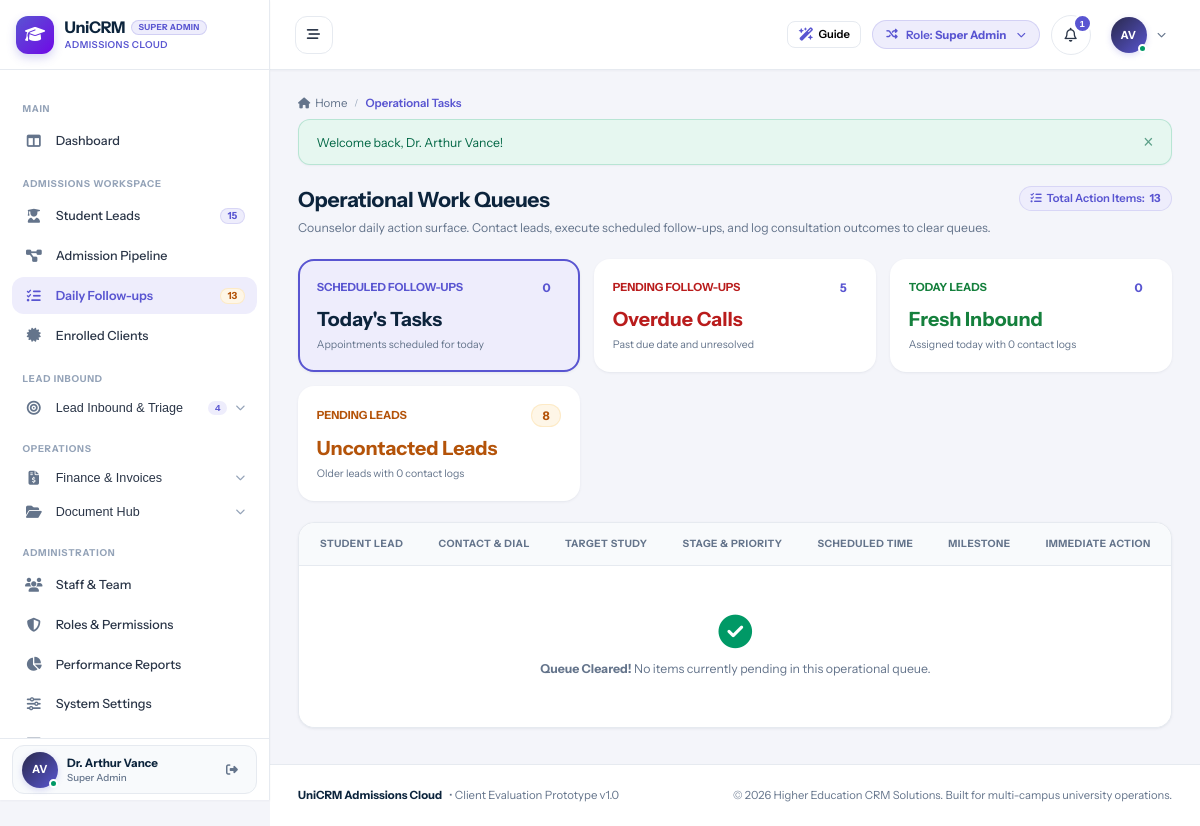
/tasks/index.php (signed in), run on the app's committed database.
### tables this page shows
CREATE TABLE `users` (
  `id` int(11) NOT NULL AUTO_INCREMENT,
  `branch_id` int(11) DEFAULT NULL,
  `role_id` int(11) NOT NULL,
  `manager_id` int(11) DEFAULT NULL,
  `reporting_manager_id` int(11) DEFAULT NULL,
  `name` varchar(150) NOT NULL,
  `email` varchar(150) NOT NULL,
  `password` varchar(255) NOT NULL,
  `phone` varchar(50) DEFAULT NULL,
  `designation` varchar(100) DEFAULT NULL,
  `avatar` varchar(255) DEFAULT NULL,
  `status` enum('Active','Inactive') DEFAULT 'Active',
  `created_at` datetime DEFAULT current_timestamp(),
  `updated_at` datetime DEFAULT NULL ON UPDATE current_timestamp(),
  PRIMARY KEY (`id`),
  UNIQUE KEY `email` (`email`),
  KEY `idx_branch` (`branch_id`),
  KEY `idx_role` (`role_id`),
  KEY `idx_manager` (`manager_id`)
);

CREATE TABLE `roles` (
  `id` int(11) NOT NULL AUTO_INCREMENT,
  `name` varchar(50) NOT NULL,
  `label` varchar(100) NOT NULL,
  `description` text DEFAULT NULL,
  `created_at` datetime DEFAULT current_timestamp(),
  PRIMARY KEY (`id`),
  UNIQUE KEY `name` (`name`)
);

### tasks/index.php (the view, shortened to what the rows shown need)
<?php
require_once __DIR__ . '/../config/database.php';
require_once __DIR__ . '/../config/helpers.php';
require_once __DIR__ . '/../includes/auth.php';
require_login();
$queue = $_GET['queue'] ?? 'scheduled';
include __DIR__ . '/../includes/header.php';
?>
<div class="page-header" style="display:flex; justify-content:space-between; align-items:flex-start; margin-bottom:1.5rem; flex-wrap:wrap; gap:1rem;">
  <div>
    <h1 style="font-size:1.5rem; font-weight:700; color:var(--text-heading); margin:0 0 0.35rem 0;">Operational Work Queues</h1>
  </div>
</div>
<div class="card">
  <div class="table-responsive">
    <table class="data-table">
      <thead>
        <tr>
          <th>Student Lead</th>
          <th>Contact & Dial</th>
          <th>Target Study</th>
          <th>Stage & Priority</th>
          <?php if ($queue === 'scheduled'): ?>
            <th>Scheduled Time</th>
            <th>Milestone</th>
          <?php elseif ($queue === 'pending_followup'): ?>
            <th>Originally Due</th>
            <th>Overdue Lag</th>
          <?php elseif ($queue === 'today_leads'): ?>
            <th>Assigned Time</th>
            <th>Source</th>
          <?php elseif ($queue === 'pending_leads'): ?>
            <th>Assigned Date</th>
            <th>Uncontacted Lag</th>
          <?php endif; ?>
          <th style="text-align:right;">Immediate Action</th>
        </tr>
      </thead>
    </table>
  </div>
</div>
<?php include __DIR__ . '/../includes/footer.php'; ?>

### includes/header.php (shortened to what the rows shown need)
<?php
require_once __DIR__ . '/auth.php';
$currentUser = current_user();
$unreadNotifCount = $currentUser ? get_unread_notifications_count($currentUser['id']) : 0;
?>
<!DOCTYPE html>
<html lang="en">
<head>
  <link rel="stylesheet" href="https://cdnjs.cloudflare.com/ajax/libs/font-awesome/6.5.1/css/all.min.css">
  <link rel="stylesheet" href="<?= base_url('assets/css/style.css') ?>">
</head>
<body>
<div id="app-layout">
  <?php include __DIR__ . '/sidebar.php'; ?>
  <div id="main-wrapper">
    <header id="top-navbar">
      <div class="navbar-right">
        <div class="role-switcher-dropdown" style="position: relative;">
          <button type="button" class="role-switcher-btn" id="role-switcher-btn" title="Simulate different role permissions">
            <span>Role: <strong><?= htmlspecialchars($currentUser['role_label'] ?? 'Guest') ?></strong></span>
          </button>
        </div>
        <div style="position: relative;">
          <button type="button" class="notification-bell-btn" id="notif-bell-btn" title="Notifications">
            <i class="fa-regular fa-bell"></i>
            <?php if ($unreadNotifCount > 0): ?>
              <span class="notification-counter"><?= $unreadNotifCount ?></span>
            <?php endif; ?>
          </button>
        </div>
        <div style="position: relative;">
          <button type="button" class="profile-dropdown-btn" id="user-profile-btn">
            <div class="user-avatar-sm online">
              <?= user_initials($currentUser['name'] ?? 'U') ?>
            </div>
            <i class="fa-solid fa-chevron-down" style="font-size:0.65rem; color:var(--text-muted);"></i>
          </button>
        </div>
      </div>
    </header>
    <main class="content-area">

### includes/sidebar.php (shortened to what the rows shown need)
<?php
$currentUser = current_user();
?>
<aside id="sidebar">
<?php
$rawRoleLabel = $currentUser['role_label'] ?? 'Staff';
$headerRoleBadge = $rawRoleLabel;
?>
  <div class="sidebar-header" id="sidebar-brand-header">
    <a href="<?= base_url('dashboard/index.php') ?>" class="brand-wrapper">
      <div class="brand-text">
        <div class="brand-title-row">
          <h1 class="brand-title">UniCRM</h1>
          <span class="sidebar-role-badge sidebar-demo-badge" title="<?= htmlspecialchars($rawRoleLabel) ?>"><?= htmlspecialchars($headerRoleBadge) ?></span>
        </div>
      </div>
    </a>
  </div>
  <div class="sidebar-user">
    <div class="sidebar-user-card">
      <div class="user-snippet">
        <div class="user-avatar-sm online" title="<?= htmlspecialchars($currentUser['name'] ?? 'User') ?>">
          <?= user_initials($currentUser['name'] ?? 'U') ?>
        </div>
        <div class="user-info">
          <span class="user-name" title="<?= htmlspecialchars($currentUser['name'] ?? 'User') ?>"><?= htmlspecialchars($currentUser['name'] ?? 'User') ?></span>
          <span class="user-role"><?= htmlspecialchars($currentUser['role_label'] ?? 'Staff') ?></span>
        </div>
      </div>
    </div>
  </div>
</aside>

### data on the page
users: role.label "SUPER ADMIN", name "AV", name "Dr. Arthur Vance", role.label "Super Admin", id "1"

### other printed values
$sidebarActiveLeadsCount "15"
$sidebarTotalTasks "13"
$sidebarWebLeadsCount "4"
$pageTitle "Operational Tasks"
$flash['message'] "Welcome back, Dr. Arthur Vance!"
$totalPendingTasks "13"
$countScheduled "0"
$countOverdue "5"
$countTodayLeads "0"
$countPendingLeads "8"
